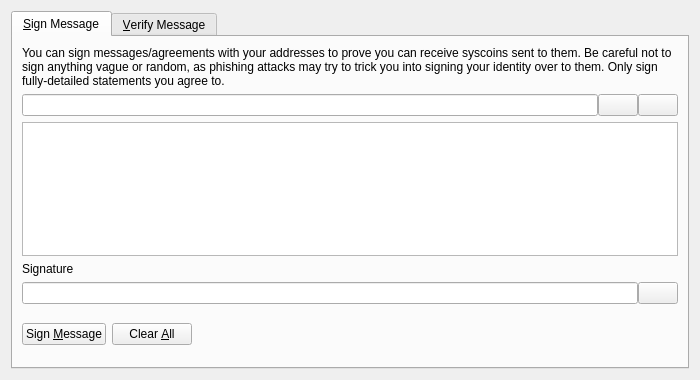
<?xml version="1.0" encoding="UTF-8"?>
<ui version="4.0">
 <class>SignVerifyMessageDialog</class>
 <widget class="QDialog" name="SignVerifyMessageDialog">
  <property name="geometry">
   <rect>
    <x>0</x>
    <y>0</y>
    <width>700</width>
    <height>380</height>
   </rect>
  </property>
  <property name="windowTitle">
   <string>Signatures - Sign / Verify a Message</string>
  </property>
  <property name="modal">
   <bool>true</bool>
  </property>
  <layout class="QVBoxLayout" name="verticalLayout">
   <item>
    <widget class="QTabWidget" name="tabWidget">
     <property name="currentIndex">
      <number>0</number>
     </property>
     <widget class="QWidget" name="tabSignMessage">
      <attribute name="title">
       <string>&amp;Sign Message</string>
      </attribute>
      <layout class="QVBoxLayout" name="verticalLayout_SM">
       <item>
        <widget class="QLabel" name="infoLabel_SM">
         <property name="text">
          <string>You can sign messages/agreements with your addresses to prove you can receive syscoins sent to them. Be careful not to sign anything vague or random, as phishing attacks may try to trick you into signing your identity over to them. Only sign fully-detailed statements you agree to.</string>
         </property>
         <property name="textFormat">
          <enum>Qt::PlainText</enum>
         </property>
         <property name="wordWrap">
          <bool>true</bool>
         </property>
        </widget>
       </item>
       <item>
        <layout class="QHBoxLayout" name="horizontalLayout_1_SM">
         <property name="spacing">
          <number>0</number>
         </property>
         <item>
          <widget class="QValidatedLineEdit" name="addressIn_SM">
           <property name="toolTip">
            <string>The Syscoin address to sign the message with</string>
           </property>
          </widget>
         </item>
         <item>
          <widget class="QPushButton" name="addressBookButton_SM">
           <property name="toolTip">
            <string>Choose previously used address</string>
           </property>
           <property name="text">
            <string/>
           </property>
           <property name="icon">
            <iconset resource="../syscoin.qrc">
             <normaloff>:/icons/address-book</normaloff>:/icons/address-book</iconset>
           </property>
           <property name="shortcut">
            <string>Alt+A</string>
           </property>
           <property name="autoDefault">
            <bool>false</bool>
           </property>
          </widget>
         </item>
         <item>
          <widget class="QPushButton" name="pasteButton_SM">
           <property name="toolTip">
            <string>Paste address from clipboard</string>
           </property>
           <property name="text">
            <string/>
           </property>
           <property name="icon">
            <iconset resource="../syscoin.qrc">
             <normaloff>:/icons/editpaste</normaloff>:/icons/editpaste</iconset>
           </property>
           <property name="shortcut">
            <string>Alt+P</string>
           </property>
           <property name="autoDefault">
            <bool>false</bool>
           </property>
          </widget>
         </item>
        </layout>
       </item>
       <item>
        <widget class="QPlainTextEdit" name="messageIn_SM">
         <property name="toolTip">
          <string>Enter the message you want to sign here</string>
         </property>
        </widget>
       </item>
       <item>
        <widget class="QLabel" name="signatureLabel_SM">
         <property name="text">
          <string>Signature</string>
         </property>
         <property name="textFormat">
          <enum>Qt::PlainText</enum>
         </property>
        </widget>
       </item>
       <item>
        <layout class="QHBoxLayout" name="horizontalLayout_2_SM">
         <property name="spacing">
          <number>0</number>
         </property>
         <item>
          <widget class="QLineEdit" name="signatureOut_SM">
           <property name="font">
            <font>
             <italic>true</italic>
            </font>
           </property>
           <property name="readOnly">
            <bool>true</bool>
           </property>
          </widget>
         </item>
         <item>
          <widget class="QPushButton" name="copySignatureButton_SM">
           <property name="toolTip">
            <string>Copy the current signature to the system clipboard</string>
           </property>
           <property name="text">
            <string/>
           </property>
           <property name="icon">
            <iconset resource="../syscoin.qrc">
             <normaloff>:/icons/editcopy</normaloff>:/icons/editcopy</iconset>
           </property>
           <property name="autoDefault">
            <bool>false</bool>
           </property>
          </widget>
         </item>
        </layout>
       </item>
       <item>
        <layout class="QHBoxLayout" name="horizontalLayout_3_SM">
         <item>
          <widget class="QPushButton" name="signMessageButton_SM">
           <property name="toolTip">
            <string>Sign the message to prove you own this Syscoin address</string>
           </property>
           <property name="text">
            <string>Sign &amp;Message</string>
           </property>
           <property name="icon">
            <iconset resource="../syscoin.qrc">
             <normaloff>:/icons/edit</normaloff>:/icons/edit</iconset>
           </property>
           <property name="autoDefault">
            <bool>false</bool>
           </property>
          </widget>
         </item>
         <item>
          <widget class="QPushButton" name="clearButton_SM">
           <property name="toolTip">
            <string>Reset all sign message fields</string>
           </property>
           <property name="text">
            <string>Clear &amp;All</string>
           </property>
           <property name="icon">
            <iconset resource="../syscoin.qrc">
             <normaloff>:/icons/remove</normaloff>:/icons/remove</iconset>
           </property>
           <property name="autoDefault">
            <bool>false</bool>
           </property>
          </widget>
         </item>
         <item>
          <spacer name="horizontalSpacer_1_SM">
           <property name="orientation">
            <enum>Qt::Horizontal</enum>
           </property>
           <property name="sizeHint" stdset="0">
            <size>
             <width>40</width>
             <height>48</height>
            </size>
           </property>
          </spacer>
         </item>
         <item>
          <widget class="QLabel" name="statusLabel_SM">
           <property name="font">
            <font>
             <weight>75</weight>
             <bold>true</bold>
            </font>
           </property>
           <property name="text">
            <string/>
           </property>
           <property name="wordWrap">
            <bool>true</bool>
           </property>
          </widget>
         </item>
         <item>
          <spacer name="horizontalSpacer_2_SM">
           <property name="orientation">
            <enum>Qt::Horizontal</enum>
           </property>
           <property name="sizeHint" stdset="0">
            <size>
             <width>40</width>
             <height>48</height>
            </size>
           </property>
          </spacer>
         </item>
        </layout>
       </item>
      </layout>
     </widget>
     <widget class="QWidget" name="tabVerifyMessage">
      <attribute name="title">
       <string>&amp;Verify Message</string>
      </attribute>
      <layout class="QVBoxLayout" name="verticalLayout_VM">
       <item>
        <widget class="QLabel" name="infoLabel_VM">
         <property name="text">
          <string>Enter the receiver's address, message (ensure you copy line breaks, spaces, tabs, etc. exactly) and signature below to verify the message. Be careful not to read more into the signature than what is in the signed message itself, to avoid being tricked by a man-in-the-middle attack. Note that this only proves the signing party receives with the address, it cannot prove sendership of any transaction!</string>
         </property>
         <property name="textFormat">
          <enum>Qt::PlainText</enum>
         </property>
         <property name="alignment">
          <set>Qt::AlignLeading|Qt::AlignLeft|Qt::AlignTop</set>
         </property>
         <property name="wordWrap">
          <bool>true</bool>
         </property>
        </widget>
       </item>
       <item>
        <layout class="QHBoxLayout" name="horizontalLayout_1_VM">
         <property name="spacing">
          <number>0</number>
         </property>
         <item>
          <widget class="QValidatedLineEdit" name="addressIn_VM">
           <property name="toolTip">
            <string>The Syscoin address the message was signed with</string>
           </property>
          </widget>
         </item>
         <item>
          <widget class="QPushButton" name="addressBookButton_VM">
           <property name="toolTip">
            <string>Choose previously used address</string>
           </property>
           <property name="text">
            <string/>
           </property>
           <property name="icon">
            <iconset resource="../syscoin.qrc">
             <normaloff>:/icons/address-book</normaloff>:/icons/address-book</iconset>
           </property>
           <property name="shortcut">
            <string>Alt+A</string>
           </property>
           <property name="autoDefault">
            <bool>false</bool>
           </property>
          </widget>
         </item>
        </layout>
       </item>
       <item>
        <widget class="QPlainTextEdit" name="messageIn_VM"/>
       </item>
       <item>
        <widget class="QValidatedLineEdit" name="signatureIn_VM"/>
       </item>
       <item>
        <layout class="QHBoxLayout" name="horizontalLayout_2_VM">
         <item>
          <widget class="QPushButton" name="verifyMessageButton_VM">
           <property name="toolTip">
            <string>Verify the message to ensure it was signed with the specified Syscoin address</string>
           </property>
           <property name="text">
            <string>Verify &amp;Message</string>
           </property>
           <property name="icon">
            <iconset resource="../syscoin.qrc">
             <normaloff>:/icons/transaction_0</normaloff>:/icons/transaction_0</iconset>
           </property>
           <property name="autoDefault">
            <bool>false</bool>
           </property>
          </widget>
         </item>
         <item>
          <widget class="QPushButton" name="clearButton_VM">
           <property name="toolTip">
            <string>Reset all verify message fields</string>
           </property>
           <property name="text">
            <string>Clear &amp;All</string>
           </property>
           <property name="icon">
            <iconset resource="../syscoin.qrc">
             <normaloff>:/icons/remove</normaloff>:/icons/remove</iconset>
           </property>
           <property name="autoDefault">
            <bool>false</bool>
           </property>
          </widget>
         </item>
         <item>
          <spacer name="horizontalSpacer_1_VM">
           <property name="orientation">
            <enum>Qt::Horizontal</enum>
           </property>
           <property name="sizeHint" stdset="0">
            <size>
             <width>40</width>
             <height>48</height>
            </size>
           </property>
          </spacer>
         </item>
         <item>
          <widget class="QLabel" name="statusLabel_VM">
           <property name="font">
            <font>
             <weight>75</weight>
             <bold>true</bold>
            </font>
           </property>
           <property name="text">
            <string/>
           </property>
           <property name="wordWrap">
            <bool>true</bool>
           </property>
          </widget>
         </item>
         <item>
          <spacer name="horizontalSpacer_2_VM">
           <property name="orientation">
            <enum>Qt::Horizontal</enum>
           </property>
           <property name="sizeHint" stdset="0">
            <size>
             <width>40</width>
             <height>48</height>
            </size>
           </property>
          </spacer>
         </item>
        </layout>
       </item>
      </layout>
     </widget>
    </widget>
   </item>
  </layout>
 </widget>
 <customwidgets>
  <customwidget>
   <class>QValidatedLineEdit</class>
   <extends>QLineEdit</extends>
   <header>qt/qvalidatedlineedit.h</header>
  </customwidget>
 </customwidgets>
 <resources>
  <include location="../syscoin.qrc"/>
 </resources>
 <connections/>
</ui>
